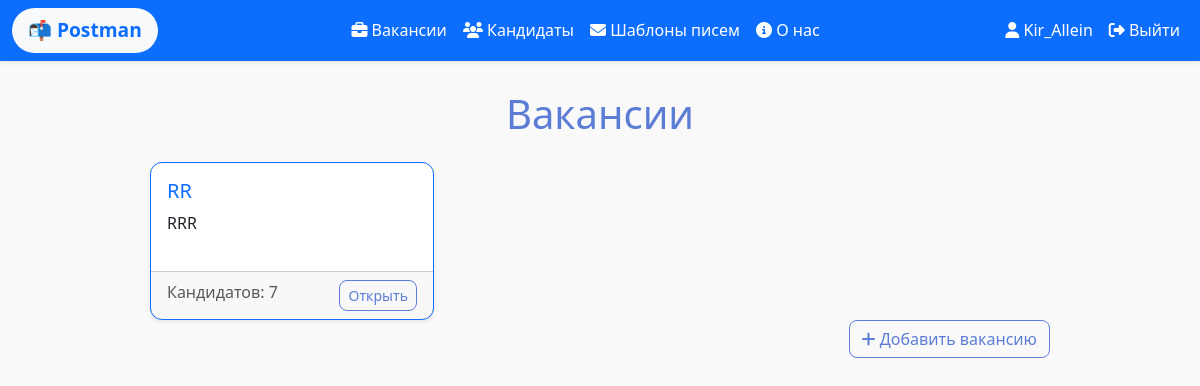
Page /data/vacancies/ (signed in) on the committed database.
### data/models.py (models this page shows, shortened)
class User(AbstractUser):
    firstname = models.CharField(max_length=100)
    lastname = models.CharField(max_length=100)
    class Meta:
        verbose_name = 'Пользователь'
        verbose_name_plural = 'Пользователи'

class Vacancy(models.Model):
    title = models.CharField(max_length=100, blank=True)
    description = models.TextField(blank=True)
    user = models.ForeignKey(
        User,
        on_delete=models.SET_NULL,
        null=True,
        blank=True,
        related_name="vacancies",
        verbose_name="Пользователь"
    )
    candidates = models.ManyToManyField(Candidate, related_name='vacancies', blank=True)
    templates = models.ManyToManyField(Template,related_name='vacancies', blank=True)
    class Meta:
        verbose_name = "Вакансия"
        verbose_name_plural = "Вакансии"

### data/views.py (the view)
# urls.py: path('vacancies/', views.vacancies, name='vacancies'), # Список вакансий
@login_required
def vacancies(request):
    vacancies = Vacancy.objects.filter(user=request.user)
    return render(request, 'data/vacancies.html', {'vacancies': vacancies})

### data/templates/data/vacancies.html (shortened to what this page needs)
{% extends "main/base.html" %}
{% block content %}
<h1 class="mb-4">Вакансии</h1>
<div class="row row-cols-1 row-cols-md-2 row-cols-lg-3 g-4">
    {% for vacancy in vacancies %}
    <div class="col">
        <div class="card h-100 border-primary shadow-sm">
            <div class="card-body">
                <h5 class="card-title text-primary">{{ vacancy.title }}</h5>
                <p class="card-text">{{ vacancy.description|truncatewords:25 }}</p>
            </div>
            <div class="card-footer text-muted d-flex justify-content-between">
                <span>Кандидатов: {{ vacancy.candidates.count }}</span>
                <a href="{% url 'vacancy_detail' vacancy.id %}" class="btn btn-sm btn-outline-primary">Открыть</a>
            </div>
        </div>
    </div>
    {% empty %}
    <p>Пока нет вакансий.</p>
    {% endfor %}
</div>
<div class="d-flex justify-content-end mb-3">
    <a href="{% url 'vacancy_create' %}" class="btn btn-outline-primary">
        <i class="fas fa-plus"></i> Добавить вакансию
    </a>
</div>
{% endblock %}

### main/templates/main/base.html (shortened to what this page needs)
{% load static %}
<!DOCTYPE html>
<html lang="ru">
<head>
    <link rel="stylesheet" href="https://cdn.jsdelivr.net/npm/bootstrap@5.3.3/dist/css/bootstrap.min.css">
    <link rel="stylesheet" href="https://cdn.jsdelivr.net/npm/@fortawesome/fontawesome-free@6.6.0/css/all.min.css">
    <link rel="stylesheet" href="{% static 'main/css/main.css' %}?v=1">
</head>
<body>
<nav class="navbar navbar-expand-lg navbar-dark fixed-top bg-primary shadow-sm custom-navbar">
    <div class="container-fluid">
        <a class="navbar-brand fw-bold px-3 py-2 bg-light text-primary rounded-pill" href="{% url 'index' %}" style="font-weight: bold; font-size: 1.2rem;">
            📬 Postman
        </a>
        {% if user.is_authenticated %}
        <div class="collapse navbar-collapse justify-content-center" id="navbarNav">
            <ul class="navbar-nav text-center">
                <li class="nav-item">
                    <a class="nav-link nav-effect text-white" href="{% url 'vacancies' %}"><i class="fas fa-briefcase"></i> Вакансии</a>
                </li>
                <li class="nav-item">
                    <a class="nav-link nav-effect text-white" href="{% url 'candidates' %}"><i class="fas fa-users"></i> Кандидаты</a>
                </li>
                <li class="nav-item">
                    <a class="nav-link nav-effect text-white" href="{% url 'templates' %}"><i class="fas fa-envelope"></i> Шаблоны писем</a>
                </li>
                <li class="nav-item">
                    <a class="nav-link nav-effect text-white" href="{% url 'about' %}"><i class="fas fa-info-circle"></i> О нас</a>
                </li>
            </ul>
        </div>
        {% endif %}
        <div class="navbar-nav ms-auto">
            {% if user.is_authenticated %}
                <a href="{% url 'dashboard' %}" class="nav-link nav-effect text-white"><i class="fas fa-user"></i> {{ user.username }}</a>
                <a href="{% url 'logout' %}" class="nav-link nav-effect text-white"><i class="fas fa-sign-out-alt"></i> Выйти</a>
            {% else %}
                <a href="{% url 'login' %}" class="nav-link nav-effect text-white"><i class="fas fa-sign-in-alt"></i> Войти</a>
                <a href="{% url 'register' %}" class="nav-link nav-effect text-white"><i class="fas fa-user-plus"></i> Регистрация</a>
            {% endif %}
        </div>
    </div>
</nav>
<main class="container" style="margin-top: 10px; margin-bottom: 50px; ">
    <div class="d-flex justify-content-center">
        <div class="w-100" style="max-width: 900px; text-align: center;">
            {% block content %}
            {% endblock %}
        </div>
    </div>
</main>
</body>
</html>

### main/static/main/css/main.css (style rules this page uses)
:root { --color-teal: #60cfcf; --color-blue: #5c7dd5; --color-green: #6dd66d; --color-orange: #ffa870; }
body { font-family: 'Segoe UI', sans-serif; background-color: #f9f9f9; color: #333; margin: 0; padding: 0; }
.custom-navbar { background-color: var(--color-blue); transition: background-color 0.3s ease, opacity 0.3s ease; z-index: 1000; }
.container { padding-top: 80px; text-align: center; }
button, .btn { border-radius: 8px; }
.btn-outline-primary { border-color: var(--color-blue); color: var(--color-blue); transition: all 0.2s; }
.card { border-radius: 12px; box-shadow: 0 2px 8px rgba(0,0,0,0.1); margin-bottom: 20px; text-align: left; transition: transform 0.2s, box-shadow 0.2s; }
h1, h2, h3 { color: var(--color-blue); margin-top: 0; margin-bottom: 10px; }
a { text-decoration: none; }
.nav-effect { transition: all 0.3s ease; padding: 8px 12px; border-radius: 8px; }

### rows in the picture
User: username "Kir_Allein"
Vacancy: title "RR", description "RRR", candidates.count "7"
